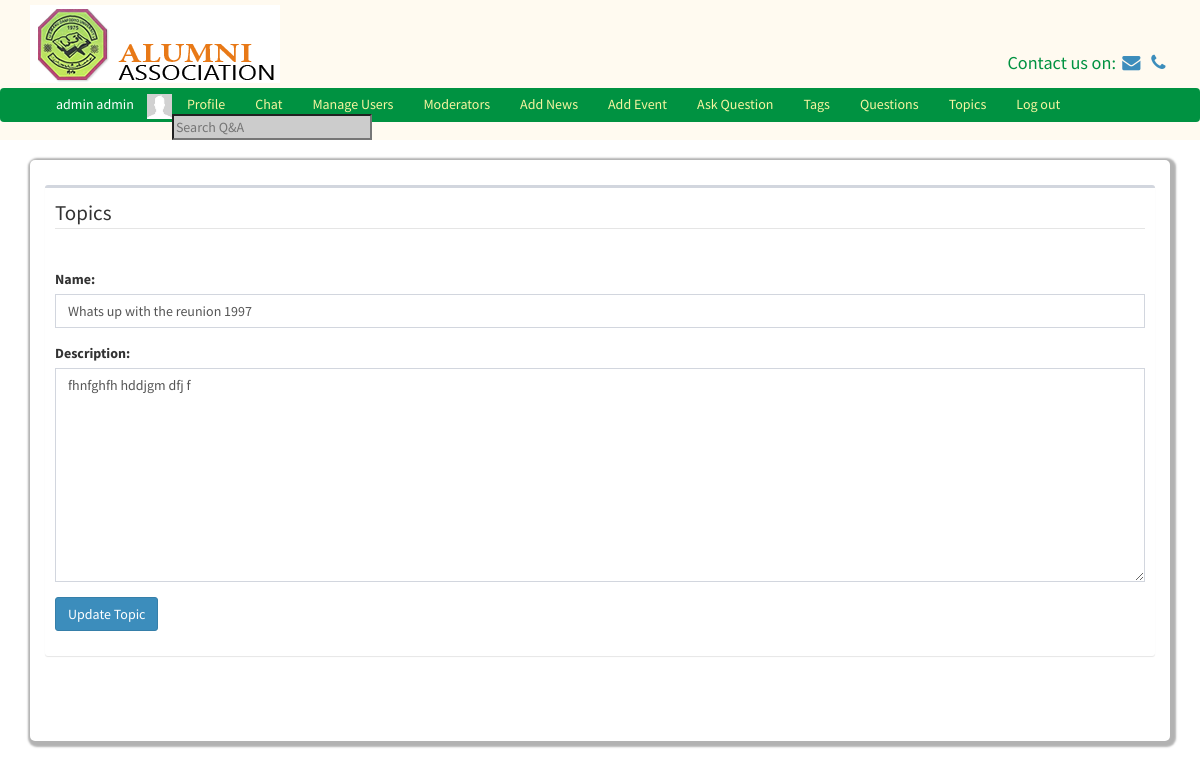
The app's page /edittopics.php?id=1 (signed in) with its own data.
### tables this page shows
CREATE TABLE `users` (
  `id` int(11) NOT NULL,
  `first_name` varchar(255) NOT NULL,
  `last_name` varchar(255) NOT NULL,
  `username` varchar(255) NOT NULL,
  `password` varchar(255) NOT NULL,
  `salt` varchar(64) NOT NULL,
  `email` varchar(255) NOT NULL,
  `user_type` int(11) NOT NULL,
  `profile_picture` varchar(1024) NOT NULL,
  `online` int(11) NOT NULL DEFAULT '0',
  `year_of_graduation` varchar(255) DEFAULT NULL,
  `phone_number` varchar(255) DEFAULT NULL,
  `place_of_work` text,
  `department` text,
  `address` text
);

CREATE TABLE `topic` (
  `id` int(11) NOT NULL,
  `name` varchar(1024) NOT NULL,
  `description` text NOT NULL,
  `creator_id` int(11) NOT NULL,
  `create_time` varchar(1024) NOT NULL,
  `category_id` int(11) NOT NULL
);

### classes/DB.php (called while the page is built, shortened)
<?php
class DB{
	private static $_instance = null;
	private 	$_pdo,
				$_query,
				$_error = false,
				$_results,
				$_count = 0;
	private function __construct(){
		try {
			$this->_pdo = new PDO('mysql:host='.Config::get('mysql/host').';dbname='.Config::get('mysql/db'), Config::get('mysql/username'), Config::get('mysql/password'));
		}
		catch(PDOException $e){
			die($e->getMessage());
		}
	}
	public static function getInstance()
	{
		if (!isset(self::$_instance))
		{
			self::$_instance = new DB();
		}
		return self::$_instance;
	}
	public function query($sql, $params = [])
	{
		$this->_error = false;
		if($this->_query = $this->_pdo->prepare($sql)){
				$x = 1;
			if (count($params)){
				foreach($params as $param){
					$this->_query->bindValue($x, $param);
					$x++;
				}
			}
				if($this->_query->execute()){
					$this->_results = $this->_query->fetchAll(PDO::FETCH_OBJ);
					$this->_count = $this->_query->rowCount();
				}
				else{
					$this->_error = true;
				}
				}
				return $this;
		}
		public function error(){
			return $this->_error;
		}
		private function action($action, $table, $where = []){
			if (count($where) === 3)
			{
				$operators = ['=','>=','<=','<','>','!='];
					$field = $where[0];
					$operator = $where[1];
					$value = $where[2];
					if(in_array($operator, $operators)){
						$sql = "{$action} FROM {$table} WHERE {$field} {$operator} ?";
						if(!$this->query($sql, [$value])->error())
						{
							return $this;
						}
					}
			}
			return false;
		}
		public function get($table, $where){
			return $this->action('SELECT *', $table, $where);
		}
		public function results()
		{
			return $this->_results;
		}
		public function first(){
			if($this->results()){
			return $this->results()[0];
			}else {
				return false;
			}
		}
		public function counter(){
			return $this->_count;
		}
	}
?>

### classes/Config.php (called while the page is built)
<?php
class Config{
	public static function get($path)
	{
		if($path){
			$config = $GLOBALS['config'];
			$path = explode('/', $path);
			foreach ($path as $bit){
				if(isset($config[$bit])){
					$config = $config[$bit];
				}
			}
			return $config;
		}
		return false;
	}
}
?>

### classes/User.php (called while the page is built, shortened)
<?php
class User
{
	private $_session_name, $_isLoggedIn, $_activeRecord, $_error, $_db, $_online;
	public function __construct($user = null){
		$this->_activeRecord = new ActiveRecord('users');
		$this->_session_name = Config::get('session/session_name');
		if(!$user){
				if(Session::exists($this->_session_name)){
						$user = Session::get($this->_session_name);
						if($this->_activeRecord->find($user))
						{
								$this->_isLoggedIn = true;
						}
				}
		}
		else{
				$this->_activeRecord->find($user);
		}
}
		public function activeRecord(){
			return $this->_activeRecord;
		}
	public function isLoggedIn(){
		return $this->_isLoggedIn;
	}
	public function isAdmin(){
		if($this->_activeRecord->data()->user_type == 1)
		{
			return true;
		}
	}
}
?>

### classes/Session.php (called while the page is built, shortened)
<?php
class Session {
	public static function exists($tokenName)
		{
			return (isset($_SESSION[$tokenName])) ? true: false;
		}
	public static function get($name){
		return $_SESSION[$name];
	}
}
?>

### classes/ActiveRecord.php (called while the page is built, shortened)
<?php
class ActiveRecord{
	private $_db, $_table, $_data;
	public function __construct($tableName){
		$this->_db = DB::getInstance();
		$this->_table = $tableName;
	}
	public function find($user = null){
		if($user){
			$field = (is_numeric($user))? 'id' : 'username';
			$data = $this->_db->get($this->_table, [$field,'=',$user]);
			if($data->counter()){
			$this->_data = $data->first();
				return true;
			}
			else{
				return false;
			}
		}
	}
	public function data()
	{
		return $this->_data;
	}
	public function relate($where = []){
		foreach ($where as $key => $value) {
			$field = $key;
			$id = $value;
		}
		if($data = $this->_db->get($this->_table, [$field, '=', $id])){
			$this->_data = $data->first();
			return true;
		}else{
			return false;
		}
	}
}
?>

### classes/Topic.php (called while the page is built, shortened)
<?php
class Topic
{
    private $_db, $_activeRecord, $_error;
    public function __construct()
    {
        $this->_activeRecord = new ActiveRecord(self::tableName());
    }
    public static function tableName(){
        return 'topic';
    }
    public function activeRecord(){
        return $this->_activeRecord;
    }
}

### edittopics.php (the view, shortened to what this page needs)
<?php
$topic = new Topic();
$topic->activeRecord()->relate(['id'    =>  Input::get('id')]);
?>
<body>
<?php
Template::start();
?>
<div class="row">
    <div class="container">
        <div class="content">
            <div class="row">
                <div class="col-md-12">
                    <div class="box">
                        <div class="box-header">
                            <legend>Topics</legend>
                        </div>
                        <div class="box-body">
                            <form action="" method="post">
                                <div class="form-group">
                                <label for="">Name:</label>
                                <input type="text" name="name" class="form-control" value="<?= $topic->activeRecord()->data()->name?>">
                                </div>
                               <div class="form-group">
                                   <label for="">Description:</label>
                                   <textarea name="description" class="form-control" id="" cols="30" rows="10"><?= $topic->activeRecord()->data()->description?></textarea>
                               </div>
                                <div class="form-group">
                                    <input type="submit" class="btn btn-primary" value="Update Topic">
                                </div>
                            </form>
                        </div>
                    </div>
                </div>
            </div>
        </div>
    </div>
</div>
</div>
</div>
</body>

### classes/Template.php (shortened to what this page needs)
<?php
class Template
{
    public static function start(){
        $user = new User();
        echo '
        <div style="margin-bottom: 100px">
  <header style="position: fixed; top: 0; width: 100%; z-index: 200; background-color: floralwhite">
  <div class="container">
<div class="row">
    <div style="margin: 5px"></div>
    <div class="col-md-6"><img src="img/logo.png"></div>
    <div class="col-md-6">
        <div style="color: #009241; padding-top:45px; font-size: 1.3em" class="pull-right">Contact us on:
            <a href="mailto:ifo@cjinnovators.com"><i class="fa fa-fw fa-envelope"></i></a>
            <a href="tel:07037350494"><i class="fa fa-fw fa-phone"></i> </a>
        </div>
    </div>
</div>
</div>
<div style="margin: 5px"></div>
<nav class="navbar top-link" style="background-color:#009241; padding-bottom: 0; margin-bottom: 0 ">
    <div class="container-fluid" style="padding-bottom: 0; margin-bottom: 0" >
      ';
        if ($user->isLoggedIn()) {
            echo '
                <div class="chat-box">
                    <div onClick="$(\'.chat-box\').hide()" class="pull-right" style="cursor: pointer;">&times</div>
                    <div class="chatBoxBody">
                    </div>
                </div>
              <ul class="navbar-nav navbar-left top-link-links">
              <li style="color: #ffffff; margin-right: 13px;"> '.$user->activeRecord()->data()->first_name.' '.$user->activeRecord()->data()->last_name.' </li>
              <li><img src="'.$user->activeRecord()->data()->profile_picture.'" height="25px"></li>
          <li><a href="profile.php" class="navbar-link">Profile</a></li>
          <li><a id="chat-btn" style="cursor: pointer;" class="navbar-link">Chat</a></li>';
          if($user->isAdmin()){
         echo'
          <li><a href="manageUsers.php">Manage Users</a></li>
        <li><a href="moderator.php">Moderators</a></li>
        <li><a href="addnews.php">Add News</a></li>
        <li><a href="addevents.php">Add Event</a></li>
            ';
        }if ($user->isModerator()){
                echo '<li ><a href="categories.php">Manage Categories</a></li>';
            }
         echo '
            <li><a href="ask.php">Ask Question</a></li>
            <li><a href="tags.php">Tags</a></li>
            <li><a href="questions.php">Questions</a></li>
            <li><a href="topics.php">Topics</a></li>
          <li><a href="logout.php" class="navbar-link">Log out</a></li>
          <li><input type="text" id="search" class="nav-input" placeholder="Search Q&A"></li>
        </ul>
            ';
        }
        echo '
      </div>
    </nav>
  </header>
</div>
<div class="container">
        <div class="main-content">
<div class="row">
  <div class="container">
    <div class="">
    </div>
  </div>
</div>
        ';
    }
}

### records on screen
users: first_name "admin", last_name "admin", profile_picture (picture)
topic: name "Whats up with the reunion 1997", description "fhnfghfh hddjgm dfj f"
